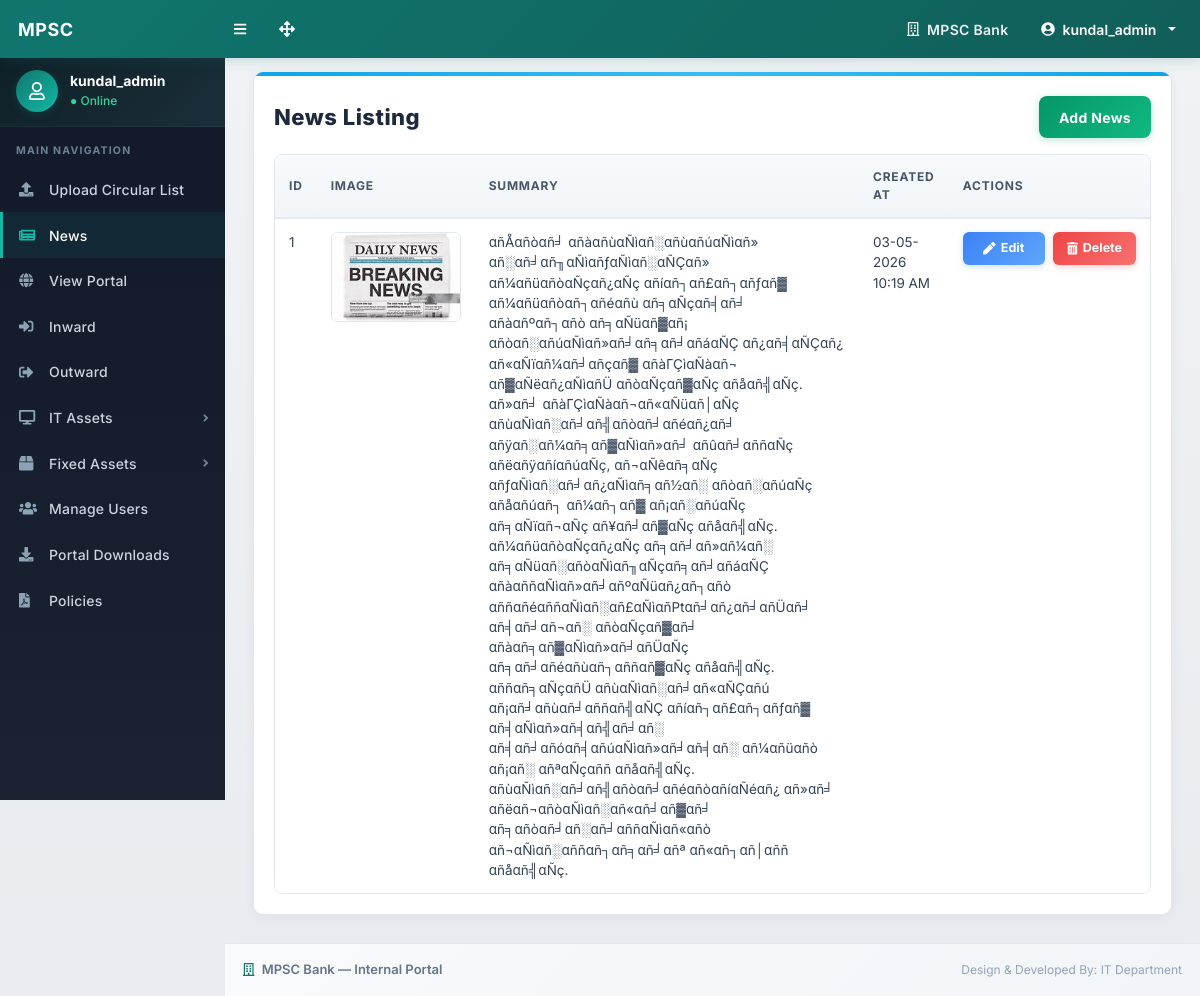
The page /manage-news.php (signed in) on the database its author committed.
### tables this page shows
CREATE TABLE `news` (
  `id` int(11) NOT NULL AUTO_INCREMENT,
  `summary` text NOT NULL,
  `image_name` varchar(255) DEFAULT NULL,
  `is_active` tinyint(1) NOT NULL DEFAULT 1,
  `created_at` datetime NOT NULL DEFAULT current_timestamp(),
  PRIMARY KEY (`id`)
);

### manage-news.php (the view, shortened to what this page needs)
<?php
include_once('./includes/config.php');
$query = mysqli_query($con, "SELECT * FROM news ORDER BY id DESC");
?>
<!DOCTYPE html>
<html lang="en">
<head>
    <link href="./css/styles.css" rel="stylesheet" />
    <link href="./css/custom.css" rel="stylesheet" />
    <link href="./css/news.css" rel="stylesheet" />
</head>
<body class="sb-nav-fixed">
<?php include_once('./includes/navbar.php'); ?>
<div id="layoutSidenav">
    <?php include_once('./includes/sidebar.php'); ?>
    <div id="layoutSidenav_content">
        <main>
            <div class="container-fluid px-3">
                <div class="news-page">
                    <div class="news-panel">
                        <div class="news-panel-body">
                            <div class="news-top-row">
                                <h2 class="news-title">News Listing</h2>
                                <a href="add-news.php" class="news-add-btn">Add News</a>
                            </div>
                            <div class="news-table-wrap">
                                <div class="table-responsive">
                                    <table class="table-news-ref">
                                        <thead>
                                            <tr>
                                                <th>ID</th>
                                                <th>Image</th>
                                                <th>Summary</th>
                                                <th>Created At</th>
                                                <th>Actions</th>
                                            </tr>
                                        </thead>
                                        <tbody>
                                            <?php if ($query && mysqli_num_rows($query) > 0) { ?>
                                                <?php while ($row = mysqli_fetch_assoc($query)) { ?>
                                                    <tr>
                                                        <td><?php echo (int)$row['id']; ?></td>
                                                        <td>
                                                            <img src="./uploads/news/<?php echo htmlspecialchars($row['image_name']); ?>" class="news-thumb" alt="News">
                                                        </td>
                                                        <td><?php echo nl2br(htmlspecialchars($row['summary'])); ?></td>
                                                        <td><?php echo date('d-m-Y h:i A', strtotime($row['created_at'])); ?></td>
                                                        <td>
                                                            <div class="news-actions">
                                                                <a href="edit-news.php?id=<?php echo (int)$row['id']; ?>" class="news-edit-btn">
                                                                    <i class="fas fa-pen"></i> Edit
                                                                </a>
                                                                <a href="manage-news.php?del=<?php echo (int)$row['id']; ?>" class="news-delete-btn" onclick="return confirm('Delete this news?');">
                                                                    <i class="fas fa-trash-alt"></i> Delete
                                                                </a>
                                                            </div>
                                                        </td>
                                                    </tr>
                                                <?php } ?>
                                            <?php } else { ?>
                                                <tr>
                                                    <td colspan="5" class="news-empty">No news available.</td>
                                                </tr>
                                            <?php } ?>
                                        </tbody>
                                    </table>
                                </div>
                            </div>
                        </div>
                    </div>
                </div>
            </div>
        </main>
        <?php include_once('./includes/footer.php'); ?>
    </div>
</div>
</body>
</html>

### css/custom.css (style rules this page uses)
body { background-color: #f0f2f5 !important; font-family: 'Inter', 'Segoe UI', Arial, Helvetica, sans-serif; -webkit-font-smoothing: antialiased; -moz-osx-font-smoothing: grayscale; }
#layoutSidenav_content { background: linear-gradient(180deg, #f0f2f5 0%, #e8ebef 100%); }
.container-fluid { padding-left: 18px !important; padding-right: 18px !important; }

### css/news.css (style rules this page uses)
.news-page { background: linear-gradient(180deg, #f0f2f5 0%, #e8ebef 100%); min-height: 100%; padding: 16px 10px 28px 10px; }
.news-panel { background: #ffffff; border: 1px solid #e2e8f0; border-top: none; border-radius: 10px; overflow: hidden; box-shadow: 0 2px 12px rgba(0,0,0,0.05); }
.news-panel::before { content: ''; display: block; height: 4px; background: linear-gradient(90deg, #0ea5e9, #38bdf8, #0ea5e9); }
.news-panel-body { padding: 20px; }
.news-top-row { display: flex; justify-content: space-between; align-items: center; margin-bottom: 16px; gap: 14px; flex-wrap: wrap; }
.news-title { font-size: 22px; font-weight: 800; color: #1e293b; margin: 0; letter-spacing: 0.5px; }
.news-add-btn { display: inline-flex; align-items: center; justify-content: center; min-height: 42px; padding: 0 20px; background: linear-gradient(135deg, #059669 0%, #10b981 100%); color: #fff !important; text-decoration: none; border-radius: 8px; font-size: 14px; font-weight: 700; box-shadow: 0 2px 8px rgba(5, 150, 105, 0.25); transition: all 0.25s ease; letter-spacing: 0.3px; }
.news-table-wrap { background: #fff; border-radius: 8px; overflow: hidden; border: 1px solid #e2e8f0; }
.table-news-ref { width: 100%; margin-bottom: 0; border-collapse: collapse; }
.table-news-ref thead th { background: linear-gradient(180deg, #f8fafc 0%, #f1f5f9 100%); color: #475569; font-size: 12px; font-weight: 700; padding: 13px 14px; border: none !important; text-transform: uppercase; letter-spacing: 0.8px; border-bottom: 2px solid #e2e8f0 !important; }
.table-news-ref tbody td { background: #ffffff; padding: 13px 14px; border-top: 1px solid #f1f5f9 !important; vertical-align: top; font-size: 13.5px; color: #334155; }
.table-news-ref tbody tr { transition: background-color 0.15s ease; }
.news-thumb { width: 130px; height: 90px; object-fit: cover; border: 1px solid #e2e8f0; background: #fff; border-radius: 6px; }
.news-actions { display: flex; gap: 8px; align-items: flex-start; }
.news-edit-btn, .news-delete-btn { display: inline-flex; align-items: center; justify-content: center; gap: 5px; min-width: 82px; border-radius: 6px; padding: 7px 14px; text-decoration: none; font-weight: 700; font-size: 12.5px; white-space: nowrap; border: none; transition: all 0.25s ease; cursor: pointer; }
.news-edit-btn { background: linear-gradient(135deg, #3b82f6 0%, #60a5fa 100%); color: #fff !important; box-shadow: 0 2px 6px rgba(59, 130, 246, 0.25); }
.news-delete-btn { background: linear-gradient(135deg, #ef4444 0%, #f87171 100%); color: #fff !important; box-shadow: 0 2px 6px rgba(239, 68, 68, 0.25); }

### rows shown on the page
news: id "1", image_name (picture), summary "αñÅαñòαñ╛ αñàαñùαÑìαñ░αñùαñúαÑìαñ» αñ░αñ╛αñ╖αÑìαñƒαÑìαñ░αÑÇαñ» αñ¼αñüαñòαÑçαñ¿αÑç αñíαñ┐αñ£αñ┐αñƒαñ▓ αñ¼αñüαñòαñ┐αñéαñù αñ╕αÑçαñ╡αñ╛ αñàαñºαñ┐αñò αñ╕αÑüαñ▓αñ¡ αñòαñ░αñúαÑìαñ»αñ╛αñ╕αñ╛αñáαÑÇ αñ¿αñ╡αÑÇαñ¿ αñ«αÑïαñ¼αñ╛αñçαñ▓ αñàΓÇìαÑàαñ¬ αñ▓αÑëαñ¿αÑìαñÜ αñòαÑçαñ▓αÑç αñåαñ╣αÑç. αñ»αñ╛ αñàΓÇìαÑàαñ¬αñ«αÑüαñ│αÑç αñùαÑìαñ░αñ╛αñ╣αñòαñ╛αñéαñ¿αñ╛ αñÿαñ░αñ¼αñ╕αñ▓αÑìαñ»αñ╛ αñûαñ╛αññαÑç αñëαñÿαñíαñúαÑç, αñ¬αÑêαñ╕αÑç αñƒαÑìαñ░αñ╛αñ¿αÑìαñ╕αñ½αñ░ αñòαñ░αñúαÑç αñåαñúαñ┐ αñ¼αñ┐αñ▓ αñ¡αñ░αñúαÑç αñ╕αÑïαñ¬αÑç αñ¥αñ╛αñ▓αÑç αñåαñ╣αÑç. αñ¼αñüαñòαÑçαñ¿αÑç αñ╕αñ╛αñ»αñ¼αñ░ αñ╕αÑüαñ░αñòαÑìαñ╖αÑçαñ╕αñ╛αñáαÑÇ αñàαññαÑìαñ»αñ╛αñºαÑüαñ¿αñ┐αñò αññαñéαññαÑìαñ░αñ£αÑìαñ₧αñ╛αñ¿αñ╛αñÜαñ╛ αñ╡αñ╛αñ¬αñ░ αñòαÑçαñ▓αñ╛…", created_at "03-05-2026 10:19 AM"

### other values the page prints
$_SESSION['login'] "kundal_admin"
